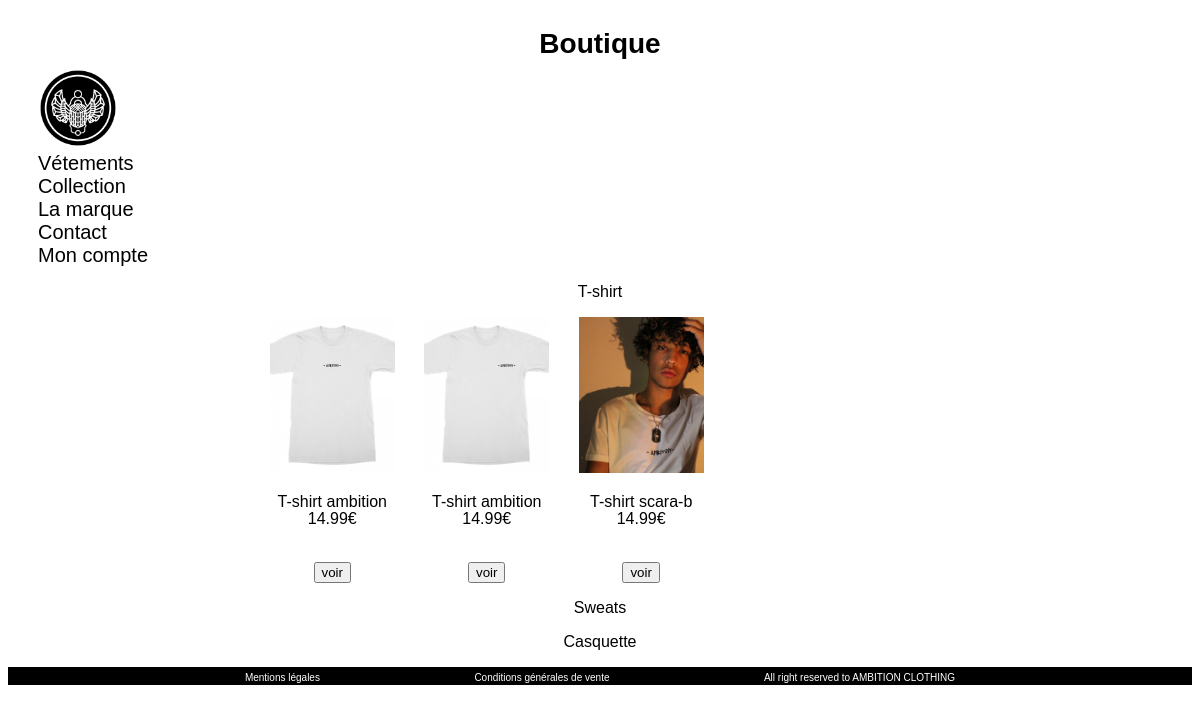
The page /Vetements.php on the database its author committed.
### tables this page shows
CREATE TABLE IF NOT EXISTS `boutique` (
  `nom` text NOT NULL,
  `description` text NOT NULL,
  `collection` text NOT NULL,
  `prix` varchar(10) NOT NULL,
  `img` text NOT NULL,
  `numero` int(11) NOT NULL AUTO_INCREMENT,
  `type` text NOT NULL,
  `stockS` int(11) NOT NULL,
  `stockM` int(11) NOT NULL,
  `stockL` int(11) NOT NULL,
  `stockXL` int(11) NOT NULL,
  `stockXXL` int(11) NOT NULL,
  UNIQUE KEY `numero` (`numero`)
);

### Vetements.php (the view, shortened to what this page needs)
<?php session_start();
global $db;
?>
<!DOCTYPE html>
<html>
<head>
	<link rel="stylesheet" type="text/css" href="css/styles.css">
</head>
<div id="container">
<body>
	<header>
		<p class="titre_page">Boutique</p>
	</header>
	<nav>
		<ul>
			<li><img src="img/Logo.PNG"></li>
			<li><a href="Vetements.php">Vétements</a>
			</li>
			<li><a href="Collection.php">Collection</a></li>
			<li><a href="La marque.php">La marque</a></li>
			<li><a href="Contact.php">Contact</a></li>
			<li><a href="Mon compte.php">Mon compte</a>
			</li>
		</ul>
	</nav>
	<?php
	if (!isset($_SESSION['numero']))
	{
		?>
		<div id="T-shirts">
			<p align="center"> T-shirt </p>
			<?php
				$q = $db->prepare("SELECT * FROM boutique WHERE type='tshirts'");
				$q -> execute();
				while($tshirts=$q->fetch())
				{
					?>
					<div class="vete" align="center">
					<?php
					echo '<img class="vet" src="'. $tshirts['img'].'">';
					echo '<p>'.$tshirts['nom'].'</p><br>';
					echo '<p class="bprix">'.$tshirts['prix'].'€ </p><br>';
					echo '<form method="post"><input type="submit" name="'.$tshirts['numero'].'" id="'.$tshirts['numero'].'" value="voir"></form>';
					?>
					</div>
					<?php
				}
			?>
		</div>
		<div id="Sweats">
			<p align="center"> Sweats </p>
		</div>
		<div id="Casquettes">
			<p align="center"> Casquette </p>
		</div>
		<?php
	}
	?>
</body>
<footer>
		<a href="Mention Legale.php">Mentions légales</a>
		<a href="CGV.php">Conditions générales de vente</a>
		<a>All right reserved to AMBITION CLOTHING</a>
</footer>
</div>
</html>

### css/styles.css (style rules this page uses)
* { font-family: arial, sans-serif; }
html { height: 100% }
body { min-height: 100% margin: 0; padding: 0; }
nav { margin-top: -20px; margin-left: -10px; width: 300px; }
nav li { list-style-type: none; }
nav a { color: black; text-decoration: none; font-family: arial; }
nav ul li img { width: 80px }
nav ul li a { font-size:20px; }
footer { left: 0; right: 0; background: black; height:3%; text-align: center; }
footer a { text-decoration: none; color: white; font-size: 10px; margin-right:75px; margin-left: 75px; }
.titre_page { text-align: center; color: black; font-size: 28px; font-weight: bold; }
#T-shirts { width: 60%; margin-left: 20%; }
.vet { width: 125px; }
.vete { width:125px; margin-left: 25px; display: inline-block; }
.bprix { margin-top: -35px; }

### rows shown on the page
boutique: img (picture), nom "T-shirt ambition", prix "14.99"
boutique: img (picture), nom "T-shirt ambition", prix "14.99"
boutique: img (picture), nom "T-shirt scara-b", prix "14.99"
